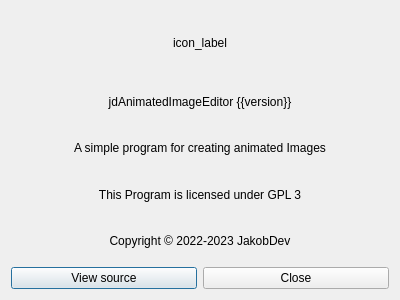
<?xml version="1.0" encoding="UTF-8"?>
<ui version="4.0">
 <class>AboutDialog</class>
 <widget class="QDialog" name="AboutDialog">
  <property name="geometry">
   <rect>
    <x>0</x>
    <y>0</y>
    <width>400</width>
    <height>300</height>
   </rect>
  </property>
  <property name="windowTitle">
   <string>About</string>
  </property>
  <layout class="QVBoxLayout" name="verticalLayout">
   <item>
    <widget class="QLabel" name="icon_label">
     <property name="sizePolicy">
      <sizepolicy hsizetype="Preferred" vsizetype="Preferred">
       <horstretch>0</horstretch>
       <verstretch>0</verstretch>
      </sizepolicy>
     </property>
     <property name="minimumSize">
      <size>
       <width>64</width>
       <height>64</height>
      </size>
     </property>
     <property name="text">
      <string notr="true">icon_label</string>
     </property>
     <property name="alignment">
      <set>Qt::AlignCenter</set>
     </property>
    </widget>
   </item>
   <item>
    <widget class="QLabel" name="version_label">
     <property name="text">
      <string notr="true">jdAnimatedImageEditor {{version}}</string>
     </property>
     <property name="alignment">
      <set>Qt::AlignCenter</set>
     </property>
    </widget>
   </item>
   <item>
    <widget class="QLabel" name="label">
     <property name="text">
      <string>A simple program for creating animated Images</string>
     </property>
     <property name="alignment">
      <set>Qt::AlignCenter</set>
     </property>
    </widget>
   </item>
   <item>
    <widget class="QLabel" name="label_2">
     <property name="text">
      <string>This Program is licensed under GPL 3</string>
     </property>
     <property name="alignment">
      <set>Qt::AlignCenter</set>
     </property>
    </widget>
   </item>
   <item>
    <widget class="QLabel" name="label_3">
     <property name="text">
      <string notr="true">Copyright © 2022-2023 JakobDev</string>
     </property>
     <property name="alignment">
      <set>Qt::AlignCenter</set>
     </property>
    </widget>
   </item>
   <item>
    <layout class="QHBoxLayout" name="horizontalLayout">
     <item>
      <widget class="QPushButton" name="view_source_button">
       <property name="text">
        <string>View source</string>
       </property>
      </widget>
     </item>
     <item>
      <widget class="QPushButton" name="close_button">
       <property name="text">
        <string>Close</string>
       </property>
      </widget>
     </item>
    </layout>
   </item>
  </layout>
 </widget>
 <resources/>
 <connections/>
</ui>
